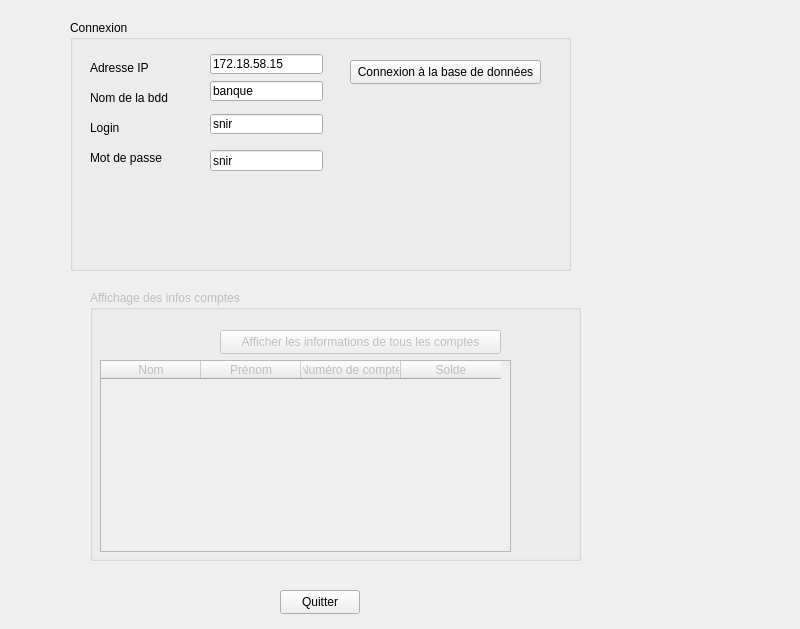
<?xml version="1.0" encoding="UTF-8"?>
<ui version="4.0">
 <class>WidgetTableau</class>
 <widget class="QWidget" name="WidgetTableau">
  <property name="geometry">
   <rect>
    <x>0</x>
    <y>0</y>
    <width>800</width>
    <height>629</height>
   </rect>
  </property>
  <property name="windowTitle">
   <string>WidgetTableau</string>
  </property>
  <widget class="QPushButton" name="pushButton">
   <property name="geometry">
    <rect>
     <x>280</x>
     <y>590</y>
     <width>80</width>
     <height>24</height>
    </rect>
   </property>
   <property name="text">
    <string>Quitter</string>
   </property>
  </widget>
  <widget class="QGroupBox" name="groupBoxConnexion">
   <property name="geometry">
    <rect>
     <x>70</x>
     <y>20</y>
     <width>501</width>
     <height>251</height>
    </rect>
   </property>
   <property name="title">
    <string>Connexion</string>
   </property>
   <widget class="QLabel" name="label">
    <property name="geometry">
     <rect>
      <x>20</x>
      <y>40</y>
      <width>81</width>
      <height>16</height>
     </rect>
    </property>
    <property name="text">
     <string>Adresse IP</string>
    </property>
   </widget>
   <widget class="QLabel" name="label_2">
    <property name="geometry">
     <rect>
      <x>20</x>
      <y>70</y>
      <width>91</width>
      <height>16</height>
     </rect>
    </property>
    <property name="text">
     <string>Nom de la bdd</string>
    </property>
   </widget>
   <widget class="QLabel" name="label_3">
    <property name="geometry">
     <rect>
      <x>20</x>
      <y>100</y>
      <width>58</width>
      <height>16</height>
     </rect>
    </property>
    <property name="text">
     <string>Login</string>
    </property>
   </widget>
   <widget class="QLabel" name="label_4">
    <property name="geometry">
     <rect>
      <x>20</x>
      <y>130</y>
      <width>91</width>
      <height>16</height>
     </rect>
    </property>
    <property name="text">
     <string>Mot de passe</string>
    </property>
   </widget>
   <widget class="QLineEdit" name="lineEdit">
    <property name="geometry">
     <rect>
      <x>140</x>
      <y>34</y>
      <width>113</width>
      <height>20</height>
     </rect>
    </property>
    <property name="text">
     <string>172.18.58.15</string>
    </property>
   </widget>
   <widget class="QLineEdit" name="lineEdit_2">
    <property name="geometry">
     <rect>
      <x>140</x>
      <y>61</y>
      <width>113</width>
      <height>20</height>
     </rect>
    </property>
    <property name="text">
     <string>banque</string>
    </property>
   </widget>
   <widget class="QLineEdit" name="lineEdit_3">
    <property name="geometry">
     <rect>
      <x>140</x>
      <y>94</y>
      <width>113</width>
      <height>20</height>
     </rect>
    </property>
    <property name="text">
     <string>snir</string>
    </property>
   </widget>
   <widget class="QLineEdit" name="lineEdit_4">
    <property name="geometry">
     <rect>
      <x>140</x>
      <y>130</y>
      <width>113</width>
      <height>21</height>
     </rect>
    </property>
    <property name="text">
     <string>snir</string>
    </property>
   </widget>
   <widget class="QPushButton" name="pushButtonConnexionBaseDeDonnees">
    <property name="geometry">
     <rect>
      <x>280</x>
      <y>40</y>
      <width>191</width>
      <height>24</height>
     </rect>
    </property>
    <property name="text">
     <string>Connexion à la base de données</string>
    </property>
   </widget>
  </widget>
  <widget class="QGroupBox" name="groupBoxInfosComptes">
   <property name="enabled">
    <bool>false</bool>
   </property>
   <property name="geometry">
    <rect>
     <x>90</x>
     <y>290</y>
     <width>491</width>
     <height>271</height>
    </rect>
   </property>
   <property name="title">
    <string>Affichage des infos comptes</string>
   </property>
   <widget class="QPushButton" name="pushButtonAfficherInformations">
    <property name="enabled">
     <bool>false</bool>
    </property>
    <property name="geometry">
     <rect>
      <x>130</x>
      <y>40</y>
      <width>281</width>
      <height>24</height>
     </rect>
    </property>
    <property name="text">
     <string>Afficher les informations de tous les comptes</string>
    </property>
   </widget>
   <widget class="QTableWidget" name="tableWidgetInfos">
    <property name="geometry">
     <rect>
      <x>10</x>
      <y>70</y>
      <width>411</width>
      <height>192</height>
     </rect>
    </property>
    <column>
     <property name="text">
      <string>Nom</string>
     </property>
    </column>
    <column>
     <property name="text">
      <string>Prénom</string>
     </property>
    </column>
    <column>
     <property name="text">
      <string>Numéro de compte</string>
     </property>
    </column>
    <column>
     <property name="text">
      <string>Solde</string>
     </property>
    </column>
   </widget>
  </widget>
 </widget>
 <resources/>
 <connections>
  <connection>
   <sender>pushButton</sender>
   <signal>clicked()</signal>
   <receiver>WidgetTableau</receiver>
   <slot>close()</slot>
   <hints>
    <hint type="sourcelabel">
     <x>299</x>
     <y>606</y>
    </hint>
    <hint type="destinationlabel">
     <x>245</x>
     <y>594</y>
    </hint>
   </hints>
  </connection>
 </connections>
</ui>
